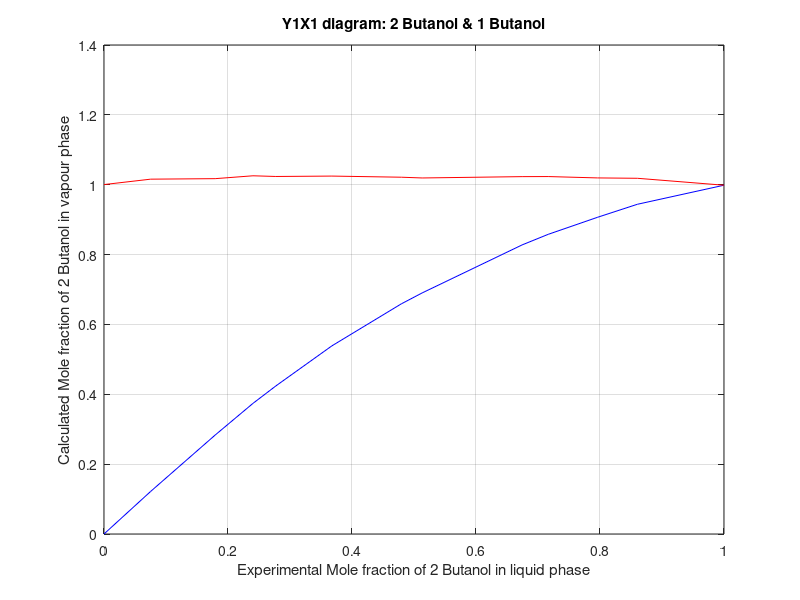
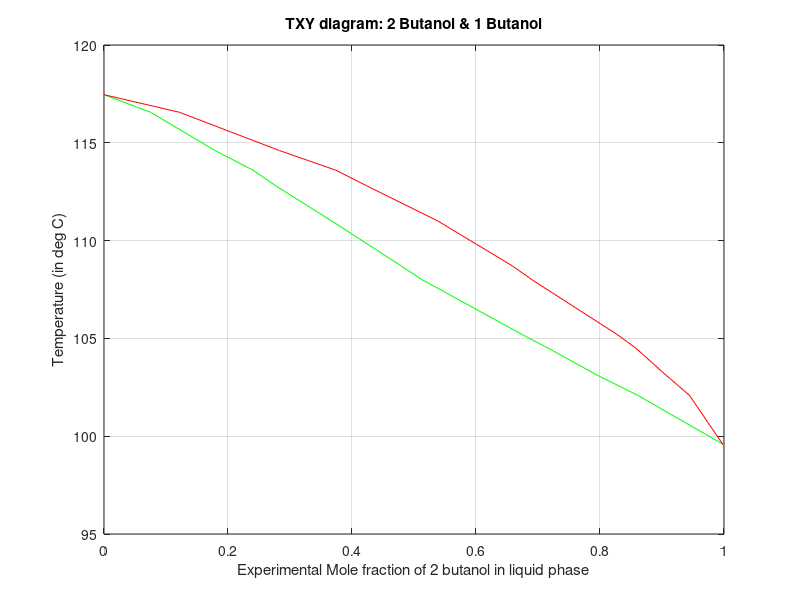

Source code (MATLAB) for these figures, in order:
clc
clear
A12=-0.1464;
A21=-0.0259;
%Given experimental value T (deg C) & Mol fraction of 2 butanol
x1=[0.0000 0.0752 0.1793 0.2403 0.2771 0.3675 0.47960 0.5132 0.6744 0.7164 0.7962 0.8603 1.0000];
T=[117.46 116.56 114.60 113.60 112.80 111.00 108.70 108.00 105.20 104.50 103.11 102.10 99.56];
%Given constant
A=7.47429;
B=1314.188;
C=186.500;
A2=7.83800;
B2=1558.190;
C2=196.881;
Ptotal=760.00;
x2=1-x1;
%calculation of gamma1 and gamma2
for k=1:13
if x1(k)==0.0000  
    l1(k)=0.86;  
    l2(k)=exp((A21+2*(A12-A21)*x2(k))*(x1(k)^2));
elseif x1(k)==1.0000
     l1(k)=exp((A12+2*(A21-A12)*x1(k))*(x2(k)^2));
    l2(k)=0.97;
   
else  
l1(k)=exp((A12+2*(A21-A12)*x1(k))*(x2(k)^2));
l2(k)=exp((A21+2*(A12-A21)*x2(k))*(x1(k)^2));
end

Psat1(k)=10^(A-(B/(T(k)+C)));
Psat2(k)=10^(A2-(B2/(T(k)+C2)));
y1(k)=(Psat1(k)*l1(k)*x1(k))/Ptotal;
y2(k)=(Psat2(k)*l2(k)*x2(k))/Ptotal;
end

yexp=[0.0000 0.1146 0.2770 0.3615 0.4077 0.5152 0.6270 0.6580 0.7900 0.8247 0.8780 0.9180 1.0000];

%percentage error calculation

for k=1:13
    err(k)=(abs(y1(k)-yexp(k))/y1(k))*100;
end



  
figure
plot(x1,y1,'b',x1,y1+y2,'r')  % red line in this graph show y1+y2 value that should be equal to 1
hold on
grid on;
title('Y1X1 diagram: 2 Butanol & 1 Butanol');
xlabel('Experimental Mole fraction of 2 Butanol in liquid phase');
ylabel('Calculated Mole fraction of 2 Butanol in vapour phase');



figure
plot(x1,T,'g',y1,T,'r')
hold on
grid on;
title('TXY diagram: 2 Butanol & 1 Butanol');
xlabel('Experimental Mole fraction of 2 butanol in liquid phase');
ylabel('Temperature (in deg C)');


